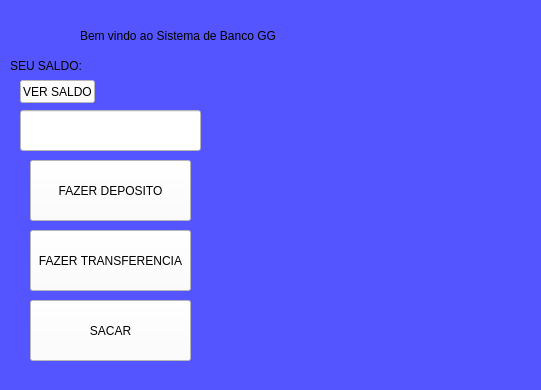
<?xml version="1.0" encoding="UTF-8"?>
<ui version="4.0">
 <class>Janela2</class>
 <widget class="QMainWindow" name="Janela2">
  <property name="geometry">
   <rect>
    <x>0</x>
    <y>0</y>
    <width>541</width>
    <height>390</height>
   </rect>
  </property>
  <property name="windowTitle">
   <string>BANCO GUEEG GAMING</string>
  </property>
  <property name="styleSheet">
   <string notr="true">
background-color: rgb(85, 85, 255);</string>
  </property>
  <widget class="QWidget" name="centralwidget">
   <widget class="QLabel" name="label">
    <property name="geometry">
     <rect>
      <x>80</x>
      <y>-70</y>
      <width>391</width>
      <height>211</height>
     </rect>
    </property>
    <property name="styleSheet">
     <string notr="true">font: 16pt &quot;Beyond The Mountains&quot;;
font: 26pt &quot;Grand Aventure Text&quot;;</string>
    </property>
    <property name="text">
     <string>Bem vindo ao Sistema de Banco GG</string>
    </property>
   </widget>
   <widget class="QLabel" name="label_2">
    <property name="geometry">
     <rect>
      <x>10</x>
      <y>50</y>
      <width>111</width>
      <height>31</height>
     </rect>
    </property>
    <property name="styleSheet">
     <string notr="true">font: 18pt &quot;Bahnschrift SemiLight SemiConde&quot;;</string>
    </property>
    <property name="text">
     <string>SEU SALDO:</string>
    </property>
   </widget>
   <widget class="QLabel" name="label_Saldo">
    <property name="geometry">
     <rect>
      <x>130</x>
      <y>50</y>
      <width>241</width>
      <height>31</height>
     </rect>
    </property>
    <property name="styleSheet">
     <string notr="true">font: 18pt &quot;Verdana&quot;;</string>
    </property>
    <property name="text">
     <string/>
    </property>
   </widget>
   <widget class="QPushButton" name="button_FazerDeposito">
    <property name="geometry">
     <rect>
      <x>30</x>
      <y>160</y>
      <width>161</width>
      <height>61</height>
     </rect>
    </property>
    <property name="styleSheet">
     <string notr="true">font: 75 16pt &quot;Reckoner Bold&quot;;
background-color: rgb(255, 255, 255);</string>
    </property>
    <property name="text">
     <string>FAZER DEPOSITO</string>
    </property>
   </widget>
   <widget class="QPushButton" name="buttonTransferencia">
    <property name="geometry">
     <rect>
      <x>30</x>
      <y>230</y>
      <width>161</width>
      <height>61</height>
     </rect>
    </property>
    <property name="styleSheet">
     <string notr="true">background-color: rgb(255, 255, 255);
font: 75 16pt &quot;Reckoner Bold&quot;;</string>
    </property>
    <property name="text">
     <string>FAZER TRANSFERENCIA</string>
    </property>
   </widget>
   <widget class="QPushButton" name="buttonSacar">
    <property name="geometry">
     <rect>
      <x>30</x>
      <y>300</y>
      <width>161</width>
      <height>61</height>
     </rect>
    </property>
    <property name="styleSheet">
     <string notr="true">background-color: rgb(255, 255, 255);
font: 75 16pt &quot;Reckoner Bold&quot;;</string>
    </property>
    <property name="text">
     <string>SACAR</string>
    </property>
   </widget>
   <widget class="QLineEdit" name="inputValor">
    <property name="geometry">
     <rect>
      <x>20</x>
      <y>110</y>
      <width>181</width>
      <height>41</height>
     </rect>
    </property>
    <property name="styleSheet">
     <string notr="true">background-color: rgb(255, 255, 255);</string>
    </property>
   </widget>
   <widget class="QLabel" name="label_DeErro">
    <property name="geometry">
     <rect>
      <x>210</x>
      <y>180</y>
      <width>321</width>
      <height>131</height>
     </rect>
    </property>
    <property name="styleSheet">
     <string notr="true">font: 14pt &quot;MS Shell Dlg 2&quot;;
</string>
    </property>
    <property name="text">
     <string/>
    </property>
   </widget>
   <widget class="QPushButton" name="button_verSaldo">
    <property name="geometry">
     <rect>
      <x>20</x>
      <y>80</y>
      <width>75</width>
      <height>23</height>
     </rect>
    </property>
    <property name="styleSheet">
     <string notr="true">background-color: rgb(255, 255, 255);</string>
    </property>
    <property name="text">
     <string>VER SALDO</string>
    </property>
   </widget>
  </widget>
 </widget>
 <resources/>
 <connections/>
</ui>
